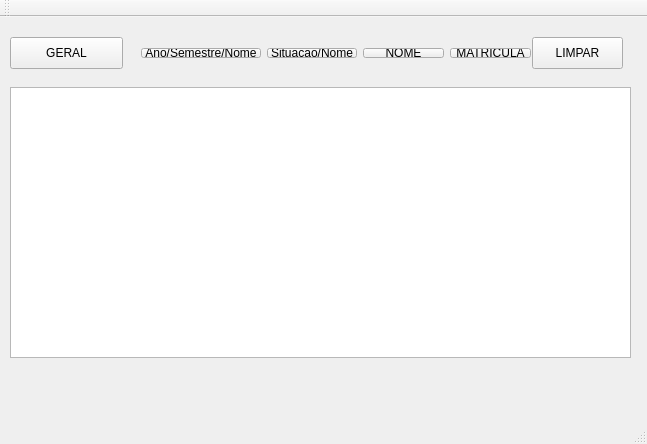
<?xml version="1.0" encoding="UTF-8"?>
<ui version="4.0">
 <class>TelaPrincipal</class>
 <widget class="QMainWindow" name="TelaPrincipal">
  <property name="geometry">
   <rect>
    <x>0</x>
    <y>0</y>
    <width>647</width>
    <height>444</height>
   </rect>
  </property>
  <property name="windowTitle">
   <string>TelaPrincipal</string>
  </property>
  <widget class="QWidget" name="centralWidget">
   <widget class="QTextEdit" name="textEditSaida">
    <property name="geometry">
     <rect>
      <x>10</x>
      <y>70</y>
      <width>621</width>
      <height>271</height>
     </rect>
    </property>
   </widget>
   <widget class="QPushButton" name="pushButtonGeral">
    <property name="geometry">
     <rect>
      <x>10</x>
      <y>20</y>
      <width>113</width>
      <height>32</height>
     </rect>
    </property>
    <property name="text">
     <string>GERAL</string>
    </property>
   </widget>
   <widget class="QPushButton" name="pushButtonLimpar">
    <property name="geometry">
     <rect>
      <x>532</x>
      <y>20</y>
      <width>91</width>
      <height>32</height>
     </rect>
    </property>
    <property name="text">
     <string>LIMPAR</string>
    </property>
   </widget>
   <widget class="QWidget" name="layoutWidget">
    <property name="geometry">
     <rect>
      <x>130</x>
      <y>20</y>
      <width>412</width>
      <height>32</height>
     </rect>
    </property>
    <layout class="QHBoxLayout" name="horizontalLayout">
     <item>
      <widget class="QPushButton" name="pushButton_anosemestrenome">
       <property name="text">
        <string>Ano/Semestre/Nome</string>
       </property>
      </widget>
     </item>
     <item>
      <widget class="QPushButton" name="pushButton">
       <property name="text">
        <string>Situação/Nome</string>
       </property>
      </widget>
     </item>
     <item>
      <widget class="QPushButton" name="pushButtonNome">
       <property name="text">
        <string>NOME</string>
       </property>
      </widget>
     </item>
     <item>
      <widget class="QPushButton" name="pushButtonMatricula">
       <property name="text">
        <string>MATRICULA</string>
       </property>
      </widget>
     </item>
    </layout>
    <zorder>pushButton_anosemestrenome</zorder>
    <zorder>pushButtonNome</zorder>
    <zorder>pushButtonMatricula</zorder>
    <zorder>pushButton</zorder>
   </widget>
  </widget>
  <widget class="QMenuBar" name="menuBar">
   <property name="geometry">
    <rect>
     <x>0</x>
     <y>0</y>
     <width>647</width>
     <height>19</height>
    </rect>
   </property>
  </widget>
  <widget class="QToolBar" name="mainToolBar">
   <attribute name="toolBarArea">
    <enum>TopToolBarArea</enum>
   </attribute>
   <attribute name="toolBarBreak">
    <bool>false</bool>
   </attribute>
  </widget>
  <widget class="QStatusBar" name="statusBar"/>
 </widget>
 <layoutdefault spacing="6" margin="11"/>
 <resources/>
 <connections/>
</ui>
